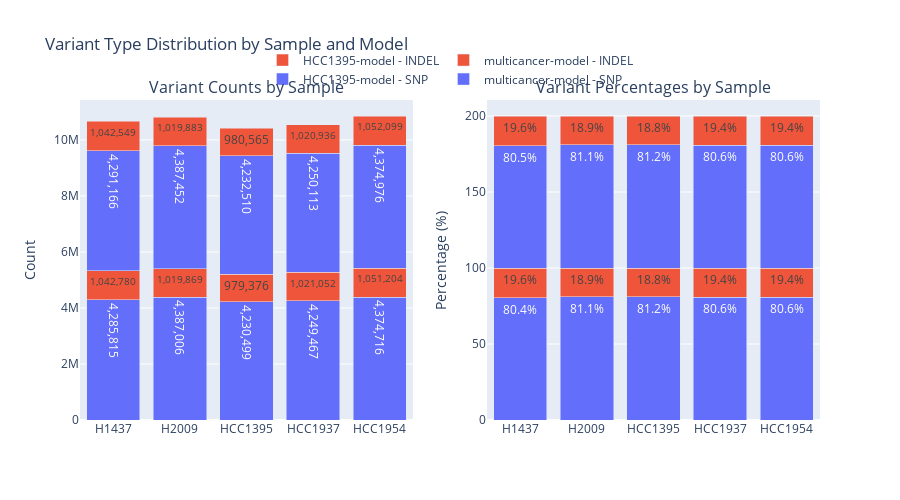

Source (notebook cell):
### Markdown cell above
### 5.1 Variant Type Distribution

### Code cell
# Variant type stacked bar chart by sample and model
fig = make_subplots(
    rows=1, cols=2,
    subplot_titles=['Variant Counts by Sample', 'Variant Percentages by Sample'],
    horizontal_spacing=0.1
)

# Prepare data
samples = landscape_df['Sample'].unique()
models = landscape_df['Model'].unique()

colors = {'SNP': '#636EFA', 'INDEL': '#EF553B', 'Other': '#00CC96'}

for model in models:
    model_data = landscape_df[landscape_df['Model'] == model]
    
    # Count plot
    fig.add_trace(
        go.Bar(
            name=f'{model} - SNP',
            x=model_data['Sample'],
            y=model_data['SNP_Count'],
            marker_color=colors['SNP'],
            text=model_data['SNP_Count'].apply(lambda x: f'{x:,}'),
            textposition='inside',
            legendgroup=model,
            showlegend=True
        ),
        row=1, col=1
    )
    fig.add_trace(
        go.Bar(
            name=f'{model} - INDEL',
            x=model_data['Sample'],
            y=model_data['INDEL_Count'],
            marker_color=colors['INDEL'],
            text=model_data['INDEL_Count'].apply(lambda x: f'{x:,}'),
            textposition='inside',
            legendgroup=model,
            showlegend=True
        ),
        row=1, col=1
    )
    
    # Percentage plot
    fig.add_trace(
        go.Bar(
            name=f'{model} - SNP %',
            x=model_data['Sample'],
            y=model_data['SNP_Pct'],
            marker_color=colors['SNP'],
            text=model_data['SNP_Pct'].apply(lambda x: f'{x:.1f}%'),
            textposition='inside',
            legendgroup=model + '_pct',
            showlegend=False
        ),
        row=1, col=2
    )
    fig.add_trace(
        go.Bar(
            name=f'{model} - INDEL %',
            x=model_data['Sample'],
            y=model_data['INDEL_Pct'],
            marker_color=colors['INDEL'],
            text=model_data['INDEL_Pct'].apply(lambda x: f'{x:.1f}%'),
            textposition='inside',
            legendgroup=model + '_pct',
            showlegend=False
        ),
        row=1, col=2
    )

fig.update_layout(
    title='Variant Type Distribution by Sample and Model',
    barmode='stack',
    height=500,
    legend=dict(orientation='h', yanchor='bottom', y=1.02, xanchor='center', x=0.5)
)
fig.update_yaxes(title_text='Count', row=1, col=1)
fig.update_yaxes(title_text='Percentage (%)', row=1, col=2)

fig.show()

### Figure 1 — Plotly figure (JSON) as saved in the notebook; plotly's stock layout.template omitted (floating-point values rounded to 4 significant figures)
{"data": [{"legendgroup": "HCC1395-model", "marker": {"color": "#636EFA"}, "name": "HCC1395-model - SNP", "showlegend": true, "text": ["4,285,815", "4,387,006", "4,230,499", "4,249,467", "4,374,716"], "textposition": "inside", "type": "bar", "x": ["H1437", "H2009", "HCC1395", "HCC1937", "HCC1954"], "xaxis": "x", "y": [4285815, 4387006, 4230499, 4249467, 4374716], "yaxis": "y"}, {"legendgroup": "HCC1395-model", "marker": {"color": "#EF553B"}, "name": "HCC1395-model - INDEL", "showlegend": true, "text": ["1,042,780", "1,019,869", "979,376", "1,021,052", "1,051,204"], "textposition": "inside", "type": "bar", "x": ["H1437", "H2009", "HCC1395", "HCC1937", "HCC1954"], "xaxis": "x", "y": [1042780, 1019869, 979376, 1021052, 1051204], "yaxis": "y"}, {"legendgroup": "HCC1395-model_pct", "marker": {"color": "#636EFA"}, "name": "HCC1395-model - SNP %", "showlegend": false, "text": ["80.4%", "81.1%", "81.2%", "80.6%", "80.6%"], "textposition": "inside", "type": "bar", "x": ["H1437", "H2009", "HCC1395", "HCC1937", "HCC1954"], "xaxis": "x2", "y": [80.43, 81.14, 81.2, 80.63, 80.63], "yaxis": "y2"}, {"legendgroup": "HCC1395-model_pct", "marker": {"color": "#EF553B"}, "name": "HCC1395-model - INDEL %", "showlegend": false, "text": ["19.6%", "18.9%", "18.8%", "19.4%", "19.4%"], "textposition": "inside", "type": "bar", "x": ["H1437", "H2009", "HCC1395", "HCC1937", "HCC1954"], "xaxis": "x2", "y": [19.57, 18.86, 18.8, 19.37, 19.37], "yaxis": "y2"}, {"legendgroup": "multicancer-model", "marker": {"color": "#636EFA"}, "name": "multicancer-model - SNP", "showlegend": true, "text": ["4,291,166", "4,387,452", "4,232,510", "4,250,113", "4,374,976"], "textposition": "inside", "type": "bar", "x": ["H1437", "H2009", "HCC1395", "HCC1937", "HCC1954"], "xaxis": "x", "y": [4291166, 4387452, 4232510, 4250113, 4374976], "yaxis": "y"}, {"legendgroup": "multicancer-model", "marker": {"color": "#EF553B"}, "name": "multicancer-model - INDEL", "showlegend": true, "text": ["1,042,549", "1,019,883", "980,565", "1,020,936", "1,052,099"], "textposition": "inside", "type": "bar", "x": ["H1437", "H2009", "HCC1395", "HCC1937", "HCC1954"], "xaxis": "x", "y": [1042549, 1019883, 980565, 1020936, 1052099], "yaxis": "y"}, {"legendgroup": "multicancer-model_pct", "marker": {"color": "#636EFA"}, "name": "multicancer-model - SNP %", "showlegend": false, "text": ["80.5%", "81.1%", "81.2%", "80.6%", "80.6%"], "textposition": "inside", "type": "bar", "x": ["H1437", "H2009", "HCC1395", "HCC1937", "HCC1954"], "xaxis": "x2", "y": [80.45, 81.14, 81.19, 80.63, 80.61], "yaxis": "y2"}, {"legendgroup": "multicancer-model_pct", "marker": {"color": "#EF553B"}, "name": "multicancer-model - INDEL %", "showlegend": false, "text": ["19.6%", "18.9%", "18.8%", "19.4%", "19.4%"], "textposition": "inside", "type": "bar", "x": ["H1437", "H2009", "HCC1395", "HCC1937", "HCC1954"], "xaxis": "x2", "y": [19.55, 18.86, 18.81, 19.37, 19.39], "yaxis": "y2"}], "layout": {"annotations": [{"font": {"size": 16}, "showarrow": false, "text": "Variant Counts by Sample", "x": 0.225, "xanchor": "center", "xref": "paper", "y": 1, "yanchor": "bottom", "yref": "paper"}, {"font": {"size": 16}, "showarrow": false, "text": "Variant Percentages by Sample", "x": 0.775, "xanchor": "center", "xref": "paper", "y": 1, "yanchor": "bottom", "yref": "paper"}], "barmode": "stack", "height": 500, "legend": {"orientation": "h", "x": 0.5, "xanchor": "center", "y": 1.02, "yanchor": "bottom"}, "title": {"text": "Variant Type Distribution by Sample and Model"}, "xaxis": {"anchor": "y", "domain": [0, 0.45]}, "xaxis2": {"anchor": "y2", "domain": [0.55, 1]}, "yaxis": {"anchor": "x", "domain": [0, 1], "title": {"text": "Count"}}, "yaxis2": {"anchor": "x2", "domain": [0, 1], "title": {"text": "Percentage (%)"}}}}
